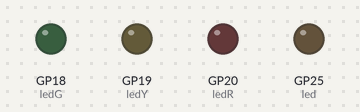
A program run on a simulated Raspberry Pi Pico running MicroPython. Parts: output pins drawn as LEDs (lit = HIGH).

Above: at 0.1 s.
At 2.7 s:
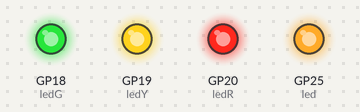
Timing chart, 0 to 3.0 s (numbered marks = the images above):
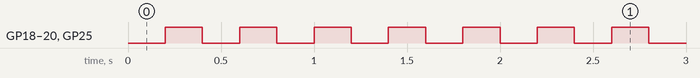

Measured:
- by itself, GP18 (ledG), GP19 (ledY), GP20 (ledR), GP25 (led): alternates HIGH for 0.20 s and LOW for 0.20 s

The program:

led.py
```python
from machine import Pin, Timer
led = Pin(25, Pin.OUT)
ledG = Pin(18, Pin.OUT)
ledY = Pin(19, Pin.OUT)
ledR = Pin(20, Pin.OUT)
timer = Timer()


def blink(timer):
    led.toggle()
    ledG.toggle()
    ledY.toggle()
    ledR.toggle()


timer.init(freq=5, mode=Timer.PERIODIC, callback=blink)
```
